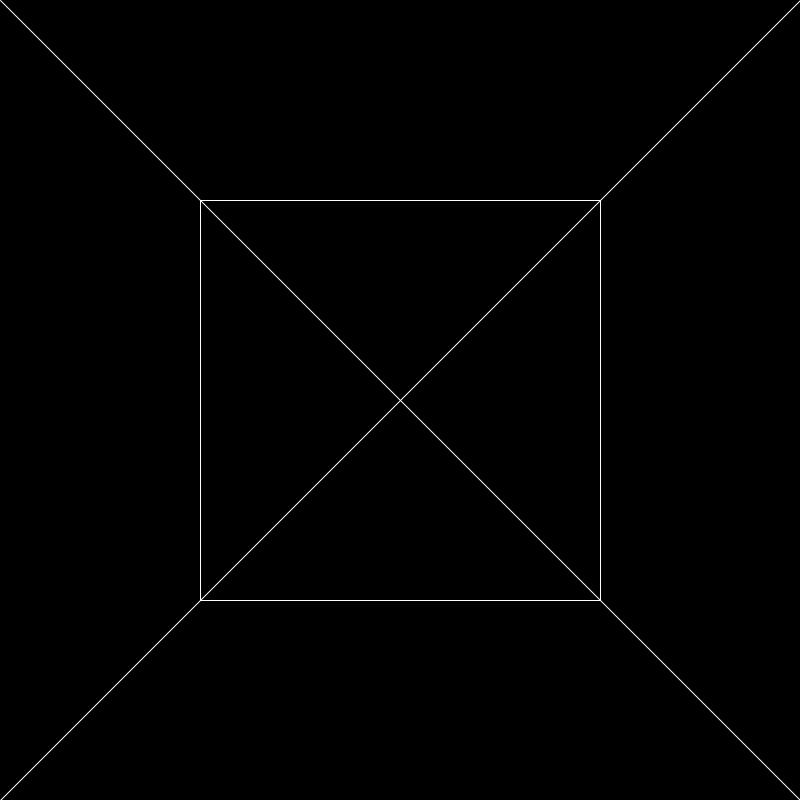
Frame 1 (no input)
Frame 60 (the mouse pressed at the canvas centre just before this capture): identical to frame 1, image omitted
Frame 120 (the mouse held since frame 60 and released just before this capture): identical to frame 1, image omitted

The Processing sketch that drew this single still picture (run headless with seeded random() and noise(); from frame 60 on, the mouse is pressed at the canvas centre):

// Processing sketch: LSI_008_rect_diagonals
// ── LSI_008_rect_diagonals.pde
void setup() {
  //screen size
  size(800, 800);
}

void draw() {

//background color
background(0);

noFill();
stroke(255,255,255);

//rectangle ( cornerX, cornerY, width, height);
rect(200,200,400,400);

//line
line(0,0,width,height);
line(0,height,width,0);

}
